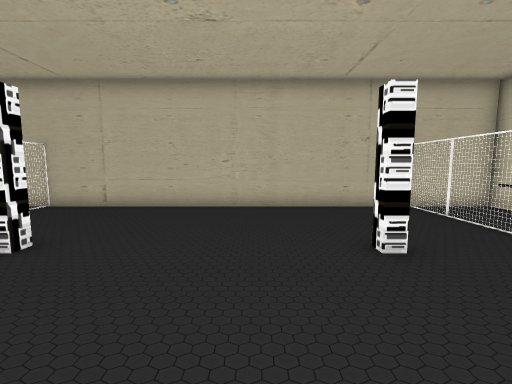
[1] (above)

12 first-person views from a walk through a scene from a Unity 3-D project. The camera is 1.5 m above the floor, tilts 6° down and sees 90° across. The floor is counted in squares, 1 m on a side. Each view is taken from the middle of a square. On the plan, view 1 faces up. The plan holds only what a view shows up to about 13 squares ahead; the rest is blank. Some surface patterns are stand-ins.

[2]
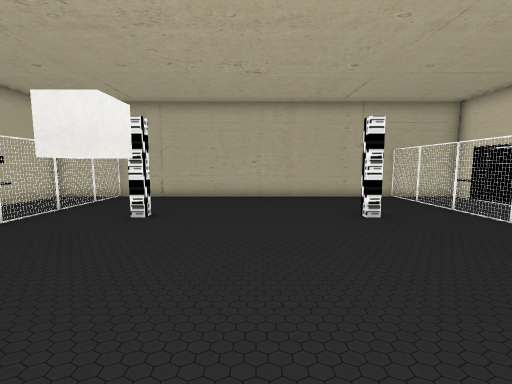

[3]
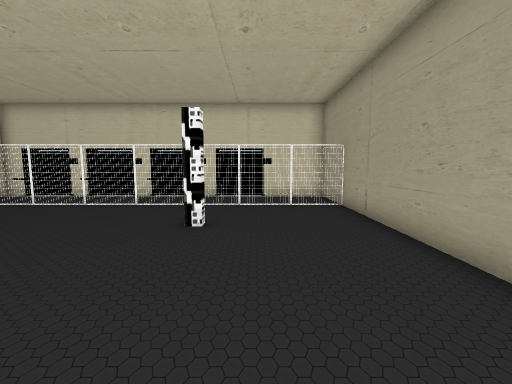

[4]
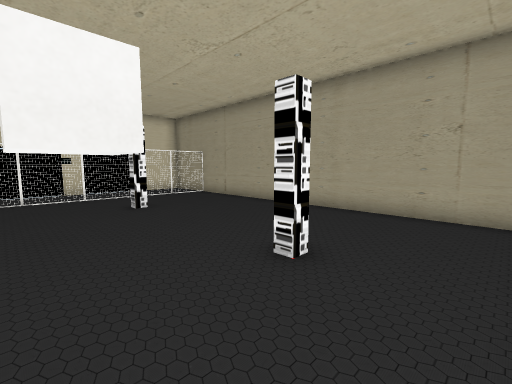

[5]
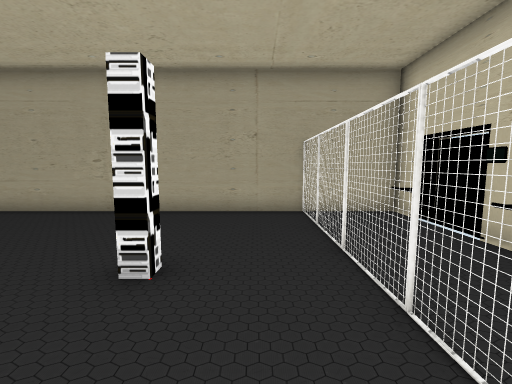

[6]
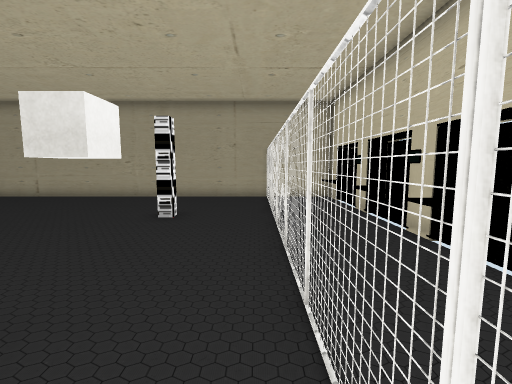

[7]
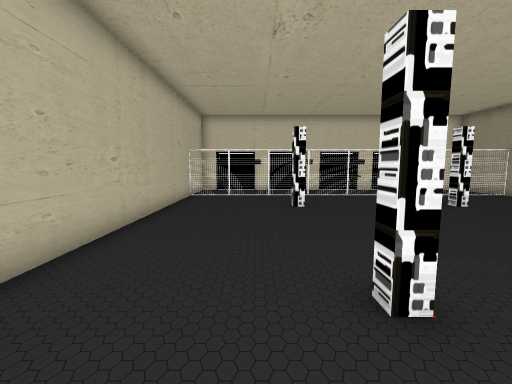

[8]
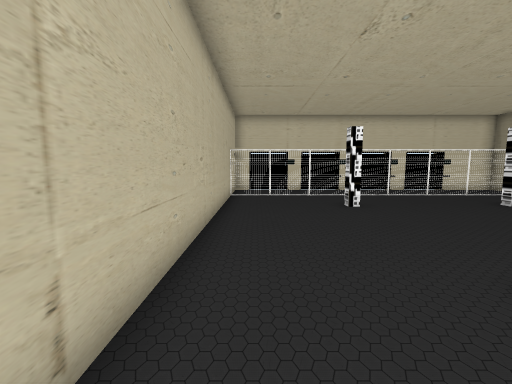

[9]
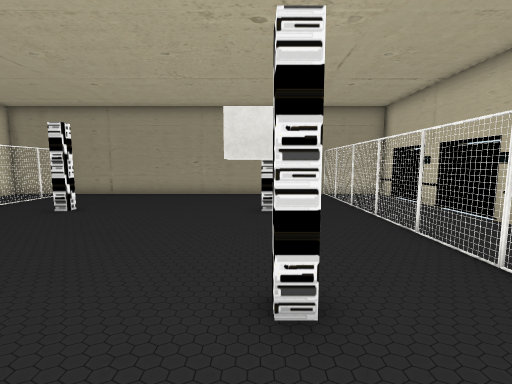

[10]
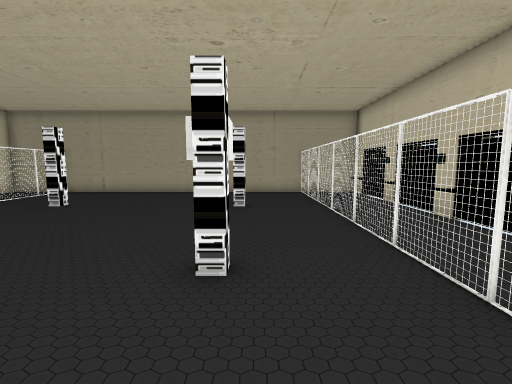

[11]
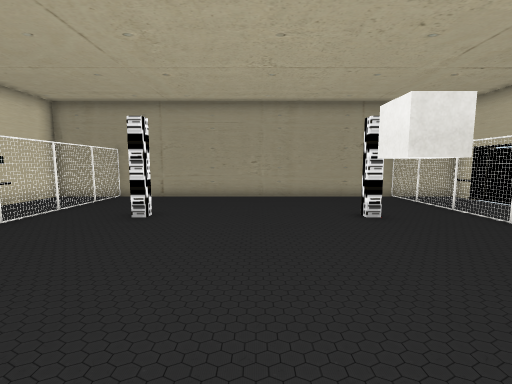

[12]
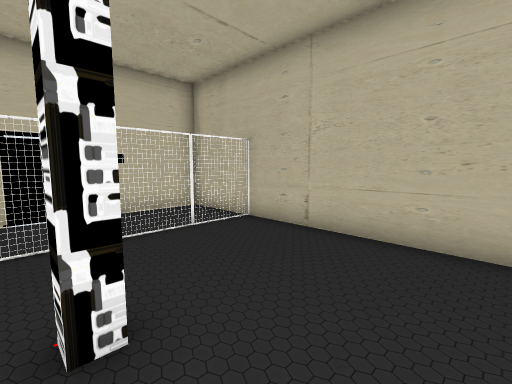

### Floor plan
Key: @ floor where view 1 was taken; # wall or solid block; . floor; ^ raised ledge; T thing the floor can be seen under or through; O other object.
Columns run from 10 left of view 1 to 8 right of it. Each row starts with its distance up from view 1.
 10   ###############
  9 ###.............###
  8  .T.............T.^
  7  .T.............T.^
  6 ^.T.............T.^
  5 ^.T.............T.^
  4 ^.T...#.....#...T.^
  3 ^.T.............T.^
  2 ^.T...O.........T.^
  1 ^.T...O.........T.^
  0 ^.T.......@.....T.^
 -1 ^.T...#.....#...T.^
 -2 ^.T.............T.^
 -3 ^.T.............T.^
 -4 ^.T.............T.
 -5 ^.#.............T.
 -6 ###################

Positions as (right, up) in squares from view 1, and headings:
1: (0, 0), facing up
2: (-1, -3), facing up
3: (-4, -3), facing right
4: (-7, 2), facing down-right
5: (-6, 2), facing down
6: (-7, 6), facing down
7: (-7, 6), facing right
8: (-7, 8), facing right
9: (-4, 7), facing down
10: (-5, 8), facing down
11: (-1, 6), facing down
12: (-2, 4), facing up-left
